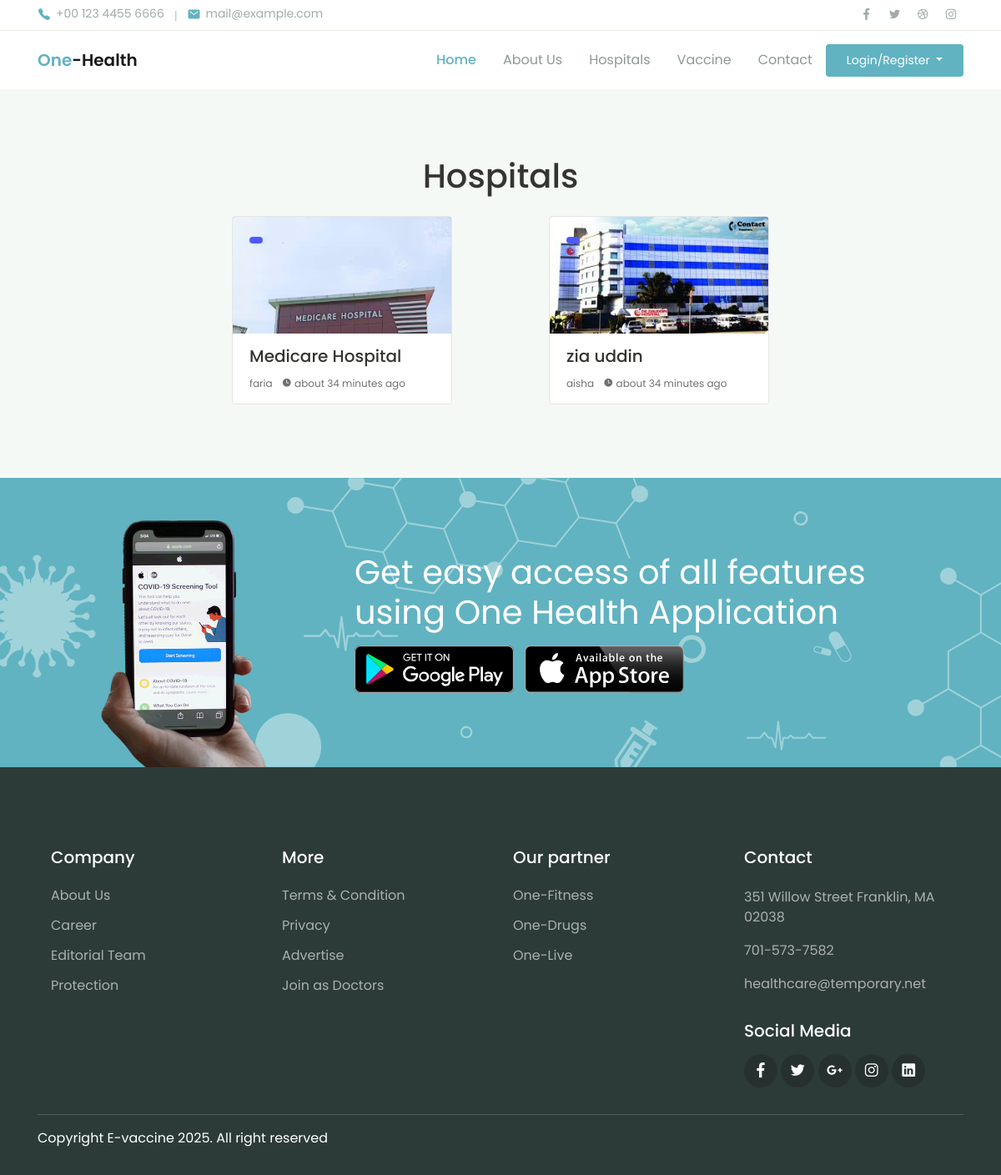
/main_hospital.php, run on the app's committed database.
### tables this page shows
CREATE TABLE `hospital` (
  `hospital_id` int(11) NOT NULL,
  `hospital_name` varchar(255) NOT NULL,
  `hospital_email` varchar(255) NOT NULL,
  `hospital_contact` varchar(255) NOT NULL,
  `hospital_manager` varchar(255) NOT NULL,
  `manager_cnic` varchar(255) NOT NULL,
  `hospital_location` varchar(255) NOT NULL,
  `hospital_img` varchar(255) NOT NULL,
  `hospital_op_time` varchar(255) NOT NULL,
  `hospital_close_time` varchar(255) NOT NULL,
  `pass` varchar(255) NOT NULL,
  `user_id` int(11) NOT NULL,
  `hospital_status` varchar(255) NOT NULL DEFAULT '1',
  `Created_at` varchar(255) NOT NULL
);

### main_hospital.php (the view, shortened to what this page needs)
<?php
include("main_header.php");
?>
<div class="page-section bg-light">
    <div class="container">
      <h1 class="text-center wow fadeInUp mb-3">Hospitals</h1>
      <div class="row d-flex justify-content-center">
      <?php
       $sql = "SELECT * FROM `hospital` WHERE `hospital_status`  = 0 ORDER BY `hospital_id` DESC ";
       $run=mysqli_query($con,$sql);
       if(mysqli_num_rows($run)){
           while($data=mysqli_fetch_assoc($run)){
               ?>
        <div class="col-lg-4 py-2 wow zoomIn">
          <div class="card-blog">
            <div class="header">
              <div class="post-category">
                <a href="#"></a>
              </div>
              <a href="blog-details.html" class="post-thumb">
                <img src="images/<?php echo $data['hospital_img']; ?>" alt="">
              </a>
            </div>
            <div class="body">
              <h5 class="post-title"><a href="blog-details.html"><?php echo $data['hospital_name'];?></a></h5>
              <div class="site-info">
                <div class="avatar mr-2">
                  <span><?php echo $data['hospital_manager'];?></span>
                </div>
                <span class="mai-time"></span> <?php
                  $date = $data['Created_at'];
                  echo get_time_ago(time()-$date).'<br>'; ?>
              </div>
            </div>
          </div>
        </div>
        <?php
           }}
          ?>
      </div>
    </div>
  </div>
  <div class="page-section banner-home bg-image" style="background-image: url(assets/img/banner-pattern.svg);">
    <div class="container py-5 py-lg-0">
      <div class="row align-items-center">
        <div class="col-lg-4 wow zoomIn">
          <div class="img-banner d-none d-lg-block">
            <img src="assets/img/mobile_app.png" alt="">
          </div>
        </div>
        <div class="col-lg-8 wow fadeInRight">
          <h1 class="font-weight-normal mb-3">Get easy access of all features using One Health Application</h1>
          <a href="#"><img src="assets/img/google_play.svg" alt=""></a>
          <a href="#" class="ml-2"><img src="assets/img/app_store.svg" alt=""></a>
        </div>
      </div>
    </div>
  </div>
<?php
include("main_footer.php");
?>
<?php
function get_time_ago($time) {
  $time_difference = time() - $time;
  $condition = array(12 * 30 * 24 * 60 * 60 => 'year',
    30 * 24 * 60 * 60 => 'month',
    24 * 60 * 60 => 'day',
    60 * 60 => 'hour',
    60 => 'minute',
    1 => 'second'
  );
  foreach($condition as $secs => $str) {
    $d = $time_difference / $secs;
    if($d >= 1) {
      $t = round($d);
      return 'about '.$t.' '.$str.($t > 1 ? 's' : '').' ago';
    }
  }
}
?>

### assets/css/theme.css (style rules this page uses)
:root { --primary: #5faac7; --accent: #FF3D85; --secondary: #4E5AFE; --warning: #EED818; --info: #05B4E1; --danger: #FF4943; --success: #96C93D; --dark: #343531; --light: #F5F9F6; --cs: #596261; --grey: #6E807A; }
body { font-family: "Source Sans Pro", sans-serif; line-height: 1.5; color: #343531; }
a { color: #5faac7; text-decoration: none; background-color: transparent; }
.bg-light { background-color: #F5F9F6 !important; }
.bg-image { position: relative; background-position: center center; background-size: cover; background-repeat: no-repeat; }
.bg-image > * { position: relative; z-index: 10; }
.avatar { display: inline-flex; flex-direction: row; align-items: center; }
.page-section { position: relative; padding-top: 80px; padding-bottom: 80px; overflow: hidden; }
.card-blog { position: relative; display: block; max-width: 264px; margin: 0 auto; background-color: #fff; border-radius: 4px; border: 1px solid #E5E5E5; overflow: hidden; }
.card-blog .header { width: 100%; height: 140px; background-color: #9A9F97; overflow: hidden; }
.card-blog .header .post-thumb { position: relative; overflow: hidden; }
.card-blog .header .post-thumb img { width: 100%; transition: transform .2s linear; }
.card-blog .body { padding: 15px 20px; }
.card-blog .post-category { position: absolute; top: 15px; left: 20px; z-index: 9; }
.card-blog .post-category a { display: inline-block; padding: 4px 8px; font-size: 12px; background-color: #4E5AFE; color: #fff; border-radius: 40px; }
.card-blog .post-title, .card-blog .post-title a { color: #343531; }
.card-blog .site-info { margin-top: 12px; font-size: 12px; color: #6D7170; }
.banner-home { padding: 0; background-color: #5faac7; color: #fff; }
.banner-home .img-banner { display: block; max-width: 200px; margin-top: 50px; margin-left: auto; margin-right: auto; overflow: hidden; }
.banner-home .img-banner img { width: 100%; }

### main_header.php (style rules this page uses)
* { font-family: 'Poppins', sans-serif; ; }
.banner-home { background-color: #61b3c1; }

### data on the page
hospital: hospital_img (picture), hospital_name "Medicare Hospital", hospital_manager "faria"
hospital: hospital_img (picture), hospital_name "zia uddin", hospital_manager "aisha"
